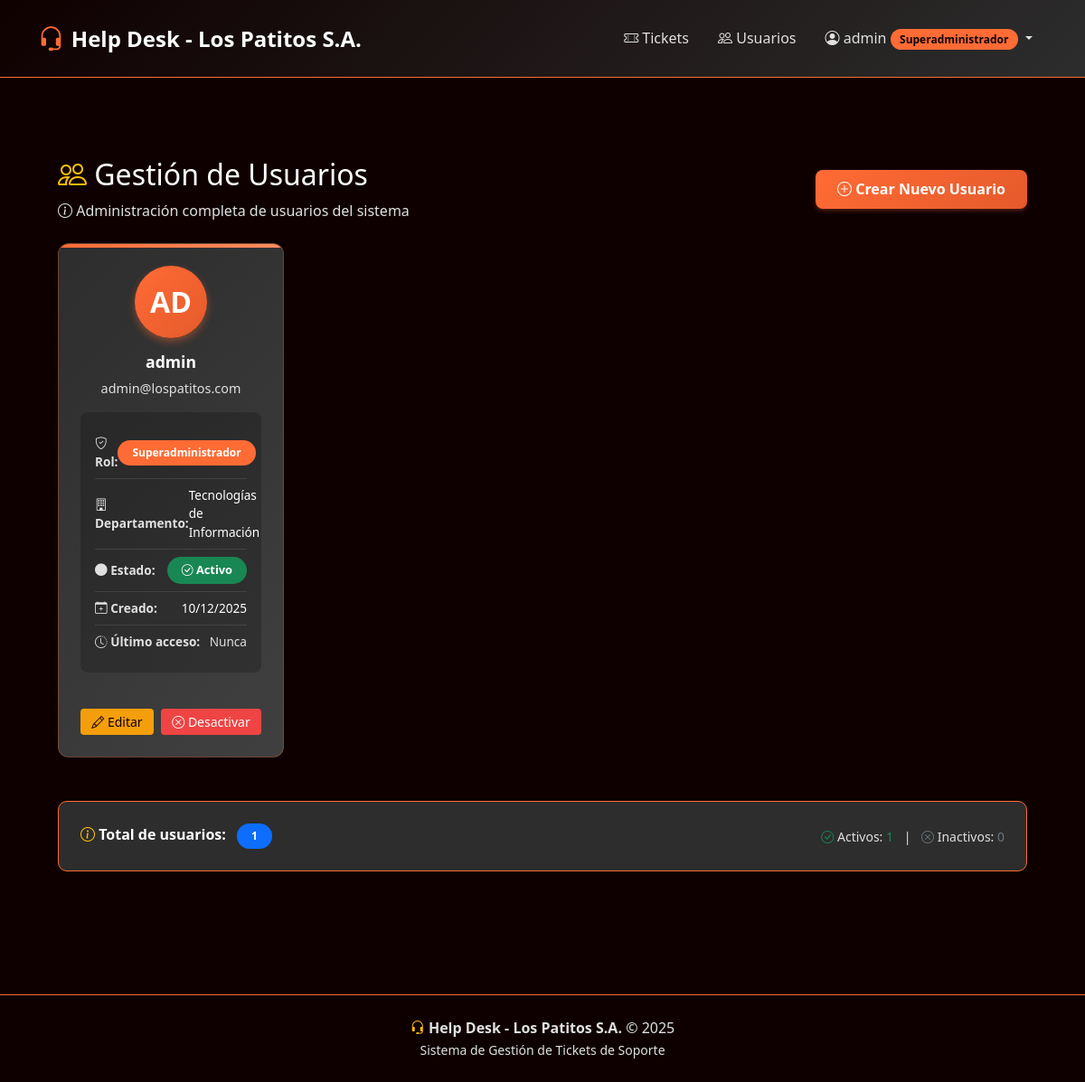
The page /users (signed in) on the database its author committed.
### tables this page shows
CREATE TABLE usuarios (
    id INT AUTO_INCREMENT PRIMARY KEY,
    username VARCHAR(50) NOT NULL UNIQUE,
    password VARCHAR(255) NOT NULL,
    rol_id INT NOT NULL,
    email VARCHAR(100) NULL,
    departamento_id INT NULL,
    activo BOOLEAN DEFAULT TRUE,
    fecha_creacion TIMESTAMP DEFAULT CURRENT_TIMESTAMP,
    fecha_actualizacion TIMESTAMP DEFAULT CURRENT_TIMESTAMP ON UPDATE CURRENT_TIMESTAMP,
    ultimo_acceso TIMESTAMP NULL,
    FOREIGN KEY (rol_id) REFERENCES roles(id),
    FOREIGN KEY (departamento_id) REFERENCES departamentos(id) ON DELETE SET NULL
);

CREATE TABLE roles (
    id INT AUTO_INCREMENT PRIMARY KEY,
    nombre VARCHAR(50) NOT NULL UNIQUE,
    descripcion TEXT NULL,
    nivel_acceso INT NOT NULL,
    activo BOOLEAN DEFAULT TRUE,
    fecha_creacion TIMESTAMP DEFAULT CURRENT_TIMESTAMP
);

CREATE TABLE departamentos (
    id INT AUTO_INCREMENT PRIMARY KEY,
    nombre VARCHAR(100) NOT NULL UNIQUE,
    descripcion TEXT NULL,
    activo BOOLEAN DEFAULT TRUE,
    fecha_creacion TIMESTAMP DEFAULT CURRENT_TIMESTAMP
);

### app/Core/View.php (called while the page is built, shortened)
<?php
class View
{
    public static function render($name, $data = [])
    {
        extract($data);
        return require __DIR__ . "/../Views/{$name}.view.php";
    }
}

### app/Core/Controller.php (called while the page is built, shortened)
<?php
class Controller
{
    protected function view($name, $data = [])
    {
        return View::render($name, $data);
    }
}

### app/Controllers/usuarioController.php (called while the page is built, shortened)
<?php
class UsuarioController extends Controller
{
    public function index()
    {
        $users = User::all();
        return $this->view('users/index', ['users' => $users]);
    }
}

### public/index.php (called while the page is built, shortened)
<?php
require __DIR__ . '/../app/Core/Router.php';
require __DIR__ . '/../app/Core/Controller.php';
require __DIR__ . '/../app/Core/Model.php';
require __DIR__ . '/../app/Core/View.php';
$router = new Router();
$router->add('GET', '/', 'HomeController@index');
$router->add('GET', '/login', 'AuthController@login');
$router->add('POST', '/login', 'AuthController@authenticate');
$router->add('GET', '/logout', 'AuthController@logout');
$router->add('GET', '/users', 'UsuarioController@index');
$router->add('GET', '/users/create', 'UsuarioController@create');
$router->add('POST', '/users/store', 'UsuarioController@store');
$router->add('GET', '/users/edit/{id}', 'UsuarioController@edit');
$router->add('POST', '/users/update/{id}', 'UsuarioController@update');
$router->add('GET', '/users/deactivate/{id}', 'UsuarioController@deactivate');
$router->add('GET', '/users/activate/{id}', 'UsuarioController@activate');
$router->add('GET', '/tickets', 'TicketController@index');
$router->add('GET', '/tickets/create', 'TicketController@create');
$router->add('POST', '/tickets/store', 'TicketController@store');
$router->add('GET', '/tickets/{id}', 'TicketController@show');
$router->add('POST', '/tickets/{id}/assign', 'TicketController@assign');
$router->add('POST', '/tickets/{id}/update-status', 'TicketController@updateStatus');
$router->add('POST', '/tickets/{id}/add-entry', 'TicketController@addEntry');
$router->add('POST', '/tickets/{id}/accept-solution', 'TicketController@acceptSolution');
$router->add('POST', '/tickets/{id}/reject-solution', 'TicketController@rejectSolution');
try {
    $uri = parse_url($_SERVER['REQUEST_URI'], PHP_URL_PATH);
    $method = $_SERVER['REQUEST_METHOD'];
    $router->dispatch($uri, $method);
} catch (Exception $e) {
    echo "Error: " . $e->getMessage();
}

### app/Core/Model.php (called while the page is built, shortened)
<?php
class Model
{
    protected static $pdo;
    public static function connection()
    {
        if (!isset(self::$pdo)) {
            $config = require __DIR__ . '/../../config/database.php';
            try {
                self::$pdo = new PDO(
                    "mysql:host={$config['host']};dbname={$config['dbname']};charset={$config['charset']}",
                    $config['username'],
                    $config['password']
                );
                self::$pdo->setAttribute(PDO::ATTR_ERRMODE, PDO::ERRMODE_EXCEPTION);
            } catch (\PDOException $e) {
                die('Could not connect to the database: ' . $e->getMessage());
            }
        }
        return self::$pdo;
    }
}

### app/Models/User.php (called while the page is built, shortened)
<?php
class User extends Model
{
    public static function all()
    {
        $statement = self::connection()->prepare("
            SELECT u.id, u.username, u.email, u.departamento_id,
                   u.activo, u.fecha_creacion, u.ultimo_acceso,
                   r.nombre as rol, r.id as rol_id,
                   d.nombre as departamento
            FROM usuarios u
            INNER JOIN roles r ON u.rol_id = r.id
            LEFT JOIN departamentos d ON u.departamento_id = d.id
            ORDER BY u.username
        ");
        $statement->execute();
        return $statement->fetchAll(PDO::FETCH_OBJ);
    }
}

### app/Views/users/index.view.php (the view, shortened to what this page needs)
<?php require __DIR__ . '/../layouts/header.php'; ?>
<div class="container-fluid">
    <div class="row mb-4">
        <div class="col-md-12">
            <div class="d-flex justify-content-between align-items-center">
                <div>
                    <h2 class="mb-2">
                        <i class="bi bi-people text-warning"></i>
                        Gestión de Usuarios
                    </h2>
                    <p class="text-muted mb-0">
                        <i class="bi bi-info-circle"></i>
                        Administración completa de usuarios del sistema
                    </p>
                </div>
                <a href="/users/create" class="btn btn-primary">
                    <i class="bi bi-plus-circle"></i> Crear Nuevo Usuario
                </a>
            </div>
        </div>
    </div>
    <?php if (empty($users)): ?>
        <div class="empty-state">
            <i class="bi bi-people"></i>
            <h3>No hay usuarios</h3>
            <p>Aún no se han creado usuarios en el sistema.</p>
            <a href="/users/create" class="btn btn-primary mt-3">
                <i class="bi bi-plus-circle"></i> Crear Primer Usuario
            </a>
        </div>
    <?php else: ?>
        <div class="row">
            <?php foreach ($users as $user): ?>
                <div class="col-md-6 col-lg-4 col-xl-3 mb-4">
                    <div class="card user-card-admin">
                        <div class="card-body d-flex flex-column">
                            <div class="user-avatar">
                                <?= strtoupper(substr($user->username, 0, 2)) ?>
                            </div>
                            <h6 class="user-card-name">
                                <?= htmlspecialchars($user->username) ?>
                            </h6>
                            <p class="user-card-email">
                                <?= htmlspecialchars($user->email ?? 'Sin email') ?>
                            </p>
                            <div class="user-info-grid">
                                <div class="user-info-row">
                                    <span class="user-info-label">
                                        <i class="bi bi-shield-check"></i> Rol:
                                    </span>
                                    <span class="badge badge-orange">
                                        <?= htmlspecialchars($user->rol) ?>
                                    </span>
                                </div>
                                <div class="user-info-row">
                                    <span class="user-info-label">
                                        <i class="bi bi-building"></i> Departamento:
                                    </span>
                                    <span class="user-info-value">
                                        <?= htmlspecialchars($user->departamento ?? 'N/A') ?>
                                    </span>
                                </div>
                                <div class="user-info-row">
                                    <span class="user-info-label">
                                        <i class="bi bi-circle-fill"></i> Estado:
                                    </span>
                                    <?php if ($user->activo): ?>
                                        <span class="badge bg-success user-status-badge">
                                            <i class="bi bi-check-circle"></i> Activo
                                        </span>
                                    <?php else: ?>
                                        <span class="badge bg-secondary user-status-badge">
                                            <i class="bi bi-x-circle"></i> Inactivo
                                        </span>
                                    <?php endif; ?>
                                </div>
                                <div class="user-info-row">
                                    <span class="user-info-label">
                                        <i class="bi bi-calendar-plus"></i> Creado:
                                    </span>
                                    <span class="user-info-value">
                                        <?= date('d/m/Y', strtotime($user->fecha_creacion)) ?>
                                    </span>
                                </div>
                                <div class="user-info-row">
                                    <span class="user-info-label">
                                        <i class="bi bi-clock-history"></i> Último acceso:
                                    </span>
                                    <span class="user-info-value">
                                        <?php if ($user->ultimo_acceso): ?>
                                            <?= date('d/m/Y H:i', strtotime($user->ultimo_acceso)) ?>
                                        <?php else: ?>
                                            <span class="text-muted">Nunca</span>
                                        <?php endif; ?>
                                    </span>
                                </div>
                            </div>
                            <div class="user-actions mt-auto">
                                <a href="/users/edit/<?= $user->id ?>"
                                   class="btn btn-warning btn-sm flex-fill"
                                   title="Editar usuario">
                                    <i class="bi bi-pencil"></i> Editar
                                </a>
                                <?php if ($user->activo): ?>
                                    <a href="/users/deactivate/<?= $user->id ?>"
                                       class="btn btn-danger btn-sm flex-fill"
                                       title="Desactivar usuario"
                                       onclick="return confirm('¿Está seguro de desactivar este usuario?')">
                                        <i class="bi bi-x-circle"></i> Desactivar
                                    </a>
                                <?php endif; ?>
                            </div>
                        </div>
                    </div>
                </div>
            <?php endforeach; ?>
        </div>
        <div class="card border-orange mt-4">
            <div class="card-body">
                <div class="d-flex justify-content-between align-items-center flex-wrap">
                    <div class="mb-2 mb-md-0">
                        <i class="bi bi-info-circle text-warning"></i>
                        <strong>Total de usuarios:</strong>
                        <span class="badge bg-primary ms-2"><?= count($users) ?></span>
                    </div>
                    <div class="text-muted small">
                        <i class="bi bi-check-circle text-success"></i> Activos:
                        <span class="text-success">
                            <?= count(array_filter($users, fn($u) => $u->activo)) ?>
                        </span>
                        <span class="mx-2">|</span>
                        <i class="bi bi-x-circle text-secondary"></i> Inactivos:
                        <span class="text-secondary">
                            <?= count(array_filter($users, fn($u) => !$u->activo)) ?>
                        </span>
                    </div>
                </div>
            </div>
        </div>
    <?php endif; ?>
</div>
<?php require __DIR__ . '/../layouts/footer.php'; ?>

### app/Core/Router.php (shortened to what this page needs)
<?php
class Router
{
    protected $routes = [];
    public function add($method, $uri, $controller)
    {
        $this->routes[] = [
            'method' => $method,
            'uri' => $uri,
            'controller' => $controller
        ];
    }
    public function dispatch($uri, $method)
    {
        foreach ($this->routes as $route) {
            $pattern = preg_replace('/\{([a-zA-Z0-9_]+)\}/', '([^/]+)', $route['uri']);
            $pattern = "#^" . $pattern . "$#";
            if (preg_match($pattern, $uri, $matches) && $route['method'] === strtoupper($method)) {
                array_shift($matches);
                $this->callAction(
                    ...explode('@', $route['controller']),
                    params: $matches
                );
                return;
            }
        }
        throw new \Exception('No route found for this URI.');
    }
    protected function callAction($controller, $action, $params = [])
    {
        $controller = new $controller;
        return call_user_func_array([$controller, $action], $params);
    }
}

### rows shown on the page
usuarios: username "AD", username "admin", email "admin@lospatitos.com", rol.nombre "Superadministrador", departamento.nombre "Tecnologías de Información", shows "Activo", fecha_creacion "10/12/2025", shows "Nunca", activo "1", activo "0"

### other values the page prints
count($users) "1"
